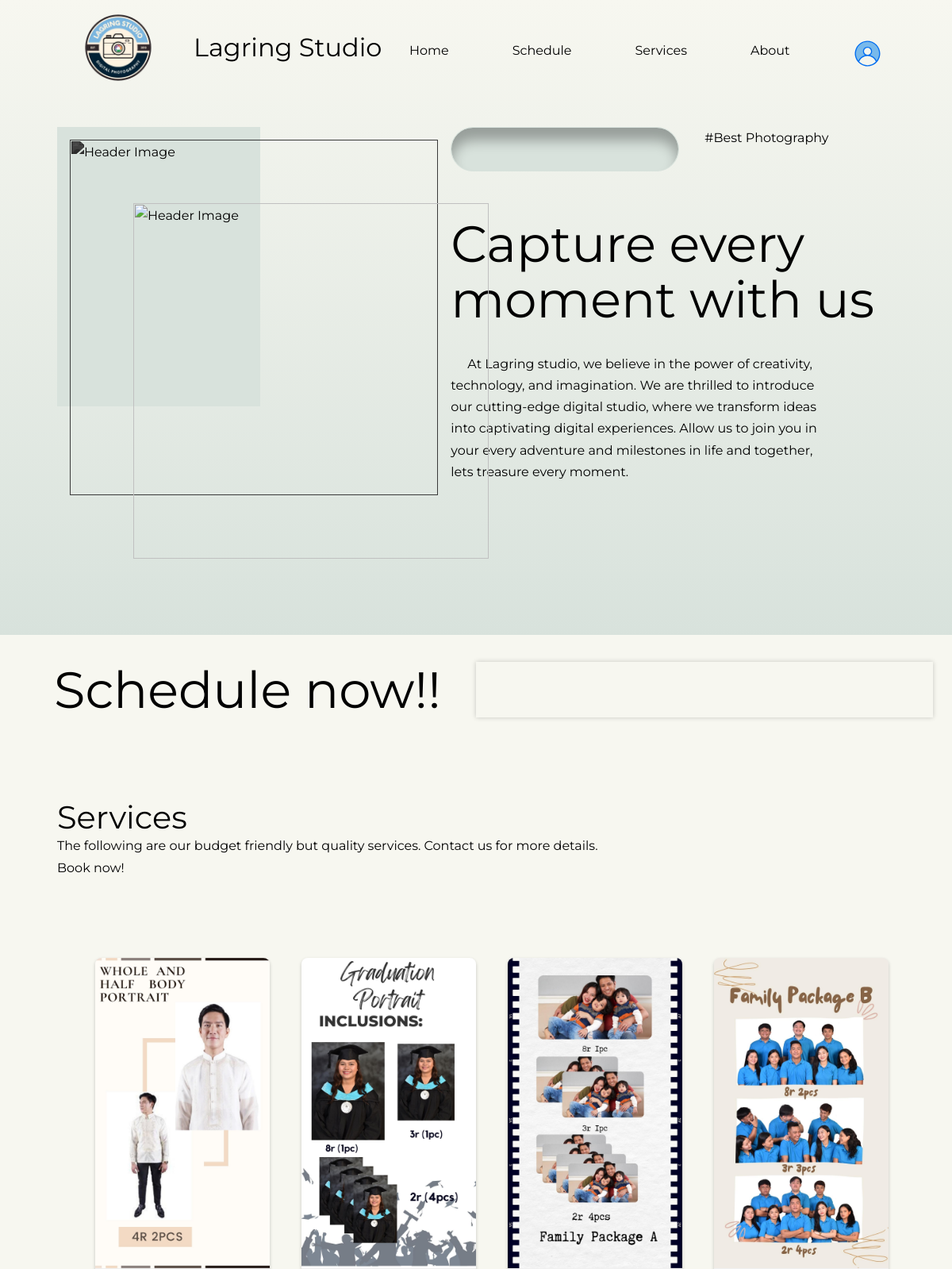
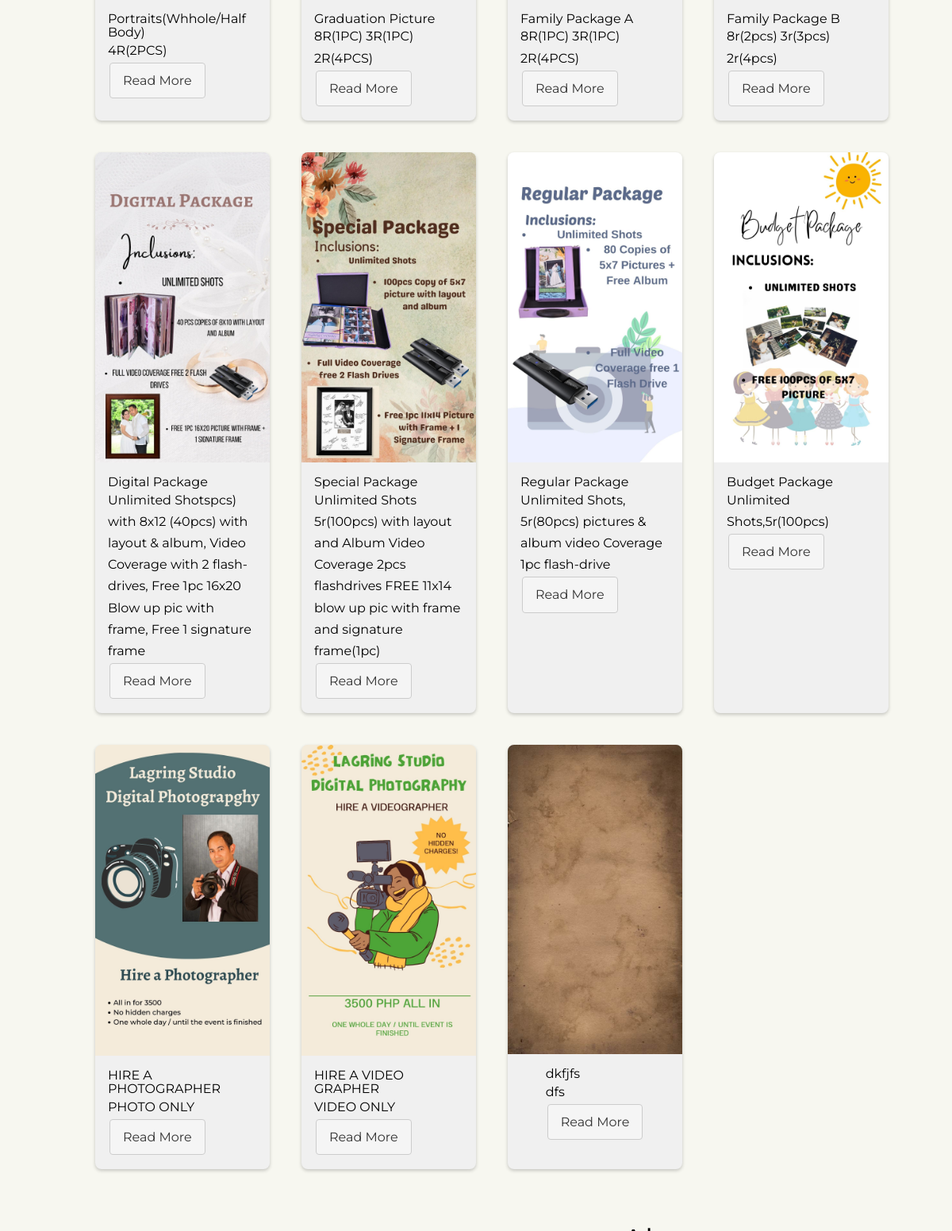
Page /user/user.php (signed in, upper part) on the committed database (2 pictures, top to bottom).
### tables this page shows
CREATE TABLE IF NOT EXISTS `website` (
  `website_content_id` int NOT NULL AUTO_INCREMENT,
  `heading_title` varchar(200) NOT NULL,
  `heading_paragraph` varchar(500) NOT NULL,
  `contact` bigint NOT NULL,
  `email` varchar(100) NOT NULL,
  `services_paragraph` varchar(200) NOT NULL,
  `about_paragraph` varchar(1000) NOT NULL,
  `heading_image` varchar(100) NOT NULL,
  PRIMARY KEY (`website_content_id`)
);

CREATE TABLE IF NOT EXISTS `services` (
  `service_id` int NOT NULL AUTO_INCREMENT,
  `service_name` varchar(250) NOT NULL,
  `service_image` varchar(255) NOT NULL,
  `service_description` varchar(500) NOT NULL,
  `service_type` varchar(200) NOT NULL,
  `service_price` int DEFAULT NULL,
  `service_date_added` datetime NOT NULL DEFAULT CURRENT_TIMESTAMP,
  `archived_flag` int NOT NULL DEFAULT '1',
  PRIMARY KEY (`service_id`)
);

### user/user.php (the view, shortened to what this page needs)
<?php require_once('session.php');
 include 'calendarSubmit.php'; ?>
<DOCTYPE html>
<html lang="en">
<head>
    <link rel="stylesheet" href="https://unicons.iconscout.com/release/v4.0.0/css/line.css">
    <link rel="stylesheet" href="https://cdn.jsdelivr.net/npm/swiper@11/swiper-bundle.min.css" />
    <link rel="stylesheet" href="../assets/css/personalinfo.css"/>
    <link rel="stylesheet" href="../assets/js/calendar.global.min.js" />
    <link rel="stylesheet" href="../assets/global/css/table.css">
    <link rel="stylesheet" href="../assets/global/css/global.css">
    <link rel="stylesheet" href="../assets/css/style.css">
    <link rel="stylesheet" href="../assets/css/login.css">
</head>
<body>
    <nav style = "z-index: 5 !important">
    <div class="container nav__container">
        <a href="index.html" class="nav__logo"><img src="../assets/images/logo.png" alt="Nav Logo"></a>
        <span class="nav__title">Lagring Studio</span>
        <ul class="nav__links">
            <li><a href="#">Home</a></li>
            <li><a href="#schedule">Schedule</a></li>
            <li><a href="#services">Services</a></li>
            <li><a href="#about">About</a></li>
                <li class = "personal-info">
                    </li>
    </div>
    </nav>
    <?php
            $sql = "SELECT heading_title, heading_paragraph, services_paragraph, contact, email, about_paragraph FROM website";
            $result = $connection->query($sql);
            if ($result->num_rows > 0) {
                $row = $result->fetch_assoc();
                $headingTitle = $row['heading_title'];
                $headingParagraph = $row['heading_paragraph'];
                $servicesParagraph = $row['services_paragraph'];
            }
            ?>
    <header>
        <div class="container header__container">
            <div class="header__left">
                <div class="header__image-lg">
                </div>
                <div class="header__image-sm">
                    <img src="../assets/images/samplepic.JPG" alt="Header Image">
                </div>
            </div>
            <div class="header__right">
                <div class="header__head">
                    <div class="empty header__empty"></div>
                    <a class="header__tag">#Best Photography</a>
                </div>
                <h1><?php echo $headingTitle;?></h1>
                <p>
                &nbsp;&nbsp;&nbsp;&nbsp;<?php echo $headingParagraph; ?>
                </p>
        </div>
    </header>
    <section id="schedule">
        <div class="row m-4 p-4">
            <div class="col-sm-6 justify-content-center align-items-center">
            <h1>Schedule now!!</h1>
            </div>
            <div class="col-sm-6  p-3 shadow">
            </div>
        </div>
        </section>
        <section id="services">
    <div class="container services__container">
        <h2 class="services__title">Services</h2>
        <div class="services__head">
            <p><?php echo $servicesParagraph; ?></p>
        </div>
    </div>
</section>
                <?php
                $sql = mysqli_query($connection, "SELECT * FROM services WHERE archived_flag = 1") or die(mysqli_error($connection));
                ?>
                <div class="card__container justify-content-left">
                    <?php
                   while ($row = mysqli_fetch_array($sql)) {
                    ?>
                        <div class="card__index">
                            <img src="../assets/global/services_images/<?php echo $row['service_image']; ?>" alt="">
                            <div class="card__content p-3">
                                <h3><?php echo $row['service_name']; ?></h3>
                                <p><?php echo $row['service_description']; ?></p>
                                <a href="" class="Btn">Read More</a>
                            </div>
                        </div>
                    <?php } ?>
                </div>
<section id="about">
    <div class="container about__container">
    <div class="about__right">
        <h2 class="about__title">About <br/> Lagring Studio</h2>
    </div>
    </div>
</section>
</body>
</html>

### assets/css/personalinfo.css (style rules this page uses)
.personal-info { list-style-type: none; position: relative; padding: 0.625rem 0 0.5rem; }
.profile { margin-top: -10px; height: 35px; width: auto; cursor: pointer; }

### assets/global/css/global.css (style rules this page uses)
.shadow { box-shadow: 0 0 6px rgba(0, 0, 0, 0.2); }
.m-4 { margin: 1.5rem; }
.p-3 { padding: 1rem; }
.p-4 { padding: 1.5rem; }
.btn { display: inline-block; padding: 0.5em 1em; margin: 2px 2px 2px 2px; border: 1px solid #ccc; border-radius: 4px; background-color: #f5f5f5; color: #333; font-size: 16px; text-align: center; text-decoration: none; cursor: pointer; transition: background-color 0.3s ease; }
* { margin: 0; padding: 0; box-sizing: border-box; }
.row { display: flex; justify-content: center; flex-wrap: wrap; margin: 10px 0 10px 0; }
.col-sm-6 { flex: 0 0 50%; max-width: 50%; }
.justify-content-left { display: flex; justify-content: left !important; }
.justify-content-center { display: flex; justify-content: center !important; }
.align-items-center { display: flex; align-items: center; }

### assets/css/style.css (style rules this page uses)
:root { --color-primary: #000; --color-primary: #000; --color-primary-variant: #000; --color-bg-1:#D8E2DC; --color-bg-2:#D8E2DC; --color-bg-3:#F7F7F0; --color-bg-4:#D8E2DC; --color-bg-5:#216c9e; --color-light: #000; --color-white:hsl(0, 0%, 0%); --container-witdh-lg:88%; --container-witdh-md: 92%; --transition: all 400ms ease; }
* { margin:0; padding: 0; border: 0; outline:0; list-style: none; text-decoration: none; box-sizing: border-box; }
html { scroll-behavior: smooth; }
body { font-family: 'Montserrat'; background: var(--color-bg-3); color: var(--color-light); line-height: 1.7; }
h1, h2, h3 { line-height: 1.1; font-weight: 400; }
h1 { font-size:4rem; color: var(--color-white); }
h2 { font-size: 2.5rem; }
h3 { font-size: 1rem; }
a { color: var(--color-light); transition: var(--transition); }
.container { width: var(--container-witdh-lg); margin: 0 auto; max-width: 2600px; }
img { display:block; object-fit: cover; width: 100%; }
nav { height: 6rem; width: 100vw; display: grid; place-items: center; position: fixed; top: 0; left: 0; z-index: 99; }
.nav__container { height: 100%; display: flex; justify-content: space-around; align-items: center; }
.nav__logo { width: 7.5rem; }
.nav__title { font-size: 2rem; }
.nav__links { margin-top: 2rem; display: inline-flex; gap: 5rem; }
header { max-width: 100vw; height: 100vh; position: relative; top: 0; background: linear-gradient(var(--color-bg-3), var(--color-bg-1)); overflow: hidden; }
.header__container { display: grid; grid-template-columns: 43% 53%; gap: 4%; margin-top: 10rem; position: relative; }
.header__image-lg { width: 29rem; position: relative; top: 1rem; left: 1rem; filter: saturate(0) brightness(0.3); transition: var(--transition); }
.header__image-sm { width: 28rem; height: 28rem; overflow: hidden; position: absolute; left: 6rem; top: 6rem; transition: var(--transition); }
.header__head { display: flex; gap: 2rem; align-items: flex-start; }
.empty { height: 3.5rem; width: 18rem; background: var(--color-bg-2); border-radius: calc(3.5rem / 2); margin-bottom: 3.5rem; box-shadow: inset 0 1rem 1rem rgba(0,0,0,0.3); border: 1px solid var(--color-bg-4); }
.header__tag { color: var(--color-primary-variant); }
.header__right p { margin-top: 2rem; width: 85%; }
#about { margin-top: 10rem; }
.about__container { display: grid; grid-template-columns: 1fr 1fr; gap: 2rem; position: relative; }
.about__title { position: absolute; top: -7rem; z-index: 1; }
.about__right { margin-left: 5rem; }
#services { margin-top: 5rem; margin-bottom: 5rem; }
.services__container { position: relative; }
.services__head { display: grid; grid-template-columns: auto 10rem; justify-content: space-between; align-items: center; }
.services__head > p { width: 45rem; }
.card__container { display: flex; justify-content: center; flex-wrap: wrap; margin: 10px 15px 15px 100px; }
.card__index { width: 220px; background-color: #f0f0f0; border-radius: 8px; overflow: hidden; box-shadow: 0px 2px 4px rgba(0, 0, 0, 0.2); margin: 20px; display: flex; flex-direction: column; justify-content: none; align-items: center; }
.card__index img { width: 100%; height: auto; }

### assets/css/login.css (style rules this page uses)
:root { --color-primary: #000; --color-primary: #000; --color-primary-variant: #000; --color-bg-1: #d8e2dc; --color-bg-2: #d8e2dc; --color-bg-3: #f7f7f0; --color-bg-4: #d8e2dc; --color-bg-5: #216c9e; --color-light: #000; --color-white: hsl(0, 0%, 0%); --container-witdh-lg: 88%; --container-witdh-md: 92%; --transition: all 400ms ease; }
:root { --blue: #1613d4; }

### rows in the picture
website: heading_title "Capture every moment with us", heading_paragraph "At Lagring studio, we believe in the power of creativity, technology, and imagination. We are thrilled to introduce our cutting-edge digital studio, where we transform ideas into captivating digital experiences. Allow us to join you in your every adventure and milestones in life and together, lets treasure every moment.", services_paragraph "The following are our budget friendly but quality services. Contact us for more details. Book now!"
services: service_image (picture), service_name "Portraits(Whhole/Half Body)", service_description "4R(2PCS)"
services: service_image (picture), service_name "Graduation Picture", service_description "8R(1PC) 3R(1PC) 2R(4PCS)"
services: service_image (picture), service_name "Family Package A", service_description "8R(1PC) 3R(1PC) 2R(4PCS)"
services: service_image (picture), service_name "Family Package B", service_description "8r(2pcs) 3r(3pcs) 2r(4pcs)"
services: service_image (picture), service_name "Digital Package", service_description "Unlimited Shotspcs) with 8x12 (40pcs) with layout & album, Video Coverage with 2 flash-drives, Free 1pc 16x20 Blow up pic with frame, Free 1 signature frame"
services: service_image (picture), service_name "Special Package", service_description "Unlimited Shots 5r(100pcs) with layout and Album Video Coverage 2pcs flashdrives FREE 11x14 blow up pic with frame and signature frame(1pc)"
services: service_image (picture), service_name "Regular Package", service_description "Unlimited Shots, 5r(80pcs) pictures & album video Coverage 1pc flash-drive"
services: service_image (picture), service_name "Budget Package", service_description "Unlimited Shots,5r(100pcs)"
services: service_image (picture), service_name "HIRE A PHOTOGRAPHER", service_description "PHOTO ONLY"
services: service_image (picture), service_name "HIRE A VIDEO GRAPHER", service_description "VIDEO ONLY"
services: service_image (picture), service_name "dkfjfs", service_description "dfs"
